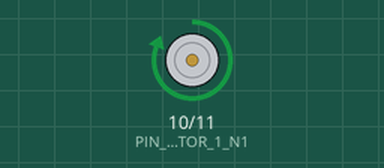
Recording of a sketch running on a simulated Arduino Uno, built with avr-gcc and run on an emulated ATmega328P. Shown: motor-driver pin pairs drawn as motors (green arrow = first pin HIGH = forward, orange = second pin HIGH = backward, longer = more drive, scaled by the enable pin).

Above: at 0.5 s.
At 4.0 s:
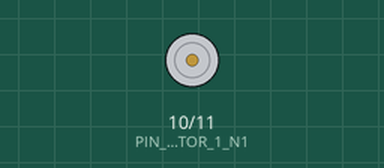
Timing chart, 0 to 9.1 s (numbered marks = the images above):
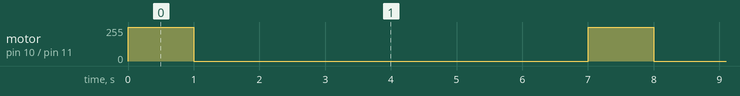

The sketch:

MotorBandeja.ino
```cpp
#define PIN_MOTOR_1_EN 9                                                                                                                      //BANDEJA PUERTA
#define PIN_MOTOR_1_N1 10                                                                                                                     //BANDEJA PUERTA
#define PIN_MOTOR_1_N2 11                                                                                                                     //BANDEJA PUERTA
#define MOTOR_1_STOP digitalWrite(PIN_MOTOR_1_EN, LOW);digitalWrite(PIN_MOTOR_1_N1,LOW);digitalWrite(PIN_MOTOR_1_N2,LOW)                      //BANDEJA PUERTA
#define MOTOR_1_FORWARD   digitalWrite(PIN_MOTOR_1_EN, HIGH);digitalWrite(PIN_MOTOR_1_N1,LOW);digitalWrite(PIN_MOTOR_1_N2,HIGH)               //BANDEJA PUERTA
#define MOTOR_1_BACKWARD   digitalWrite(PIN_MOTOR_1_EN, HIGH);digitalWrite(PIN_MOTOR_1_N1,HIGH);digitalWrite(PIN_MOTOR_1_N2,LOW)              //BANDEJA PUERTA

void setup()
{
  Serial.begin(9600);
  pinMode(PIN_MOTOR_1_EN, OUTPUT);      //BANDEJA
  pinMode(PIN_MOTOR_1_N1, OUTPUT);      //BANDEJA
  pinMode(PIN_MOTOR_1_N2, OUTPUT);      //BANDEJA

}

void loop()
{

      MOTOR_1_BACKWARD; //abrir BANDEJA
      delay(1000);
      MOTOR_1_STOP;
      delay(6000);

}
```

Measured:
- by itself, motor on pin 10 (PIN_MOTOR_1_N1) / pin 11 (PIN_MOTOR_1_N2): alternates forward 255/255 for 1.0 s and stopped for 6.0 s
